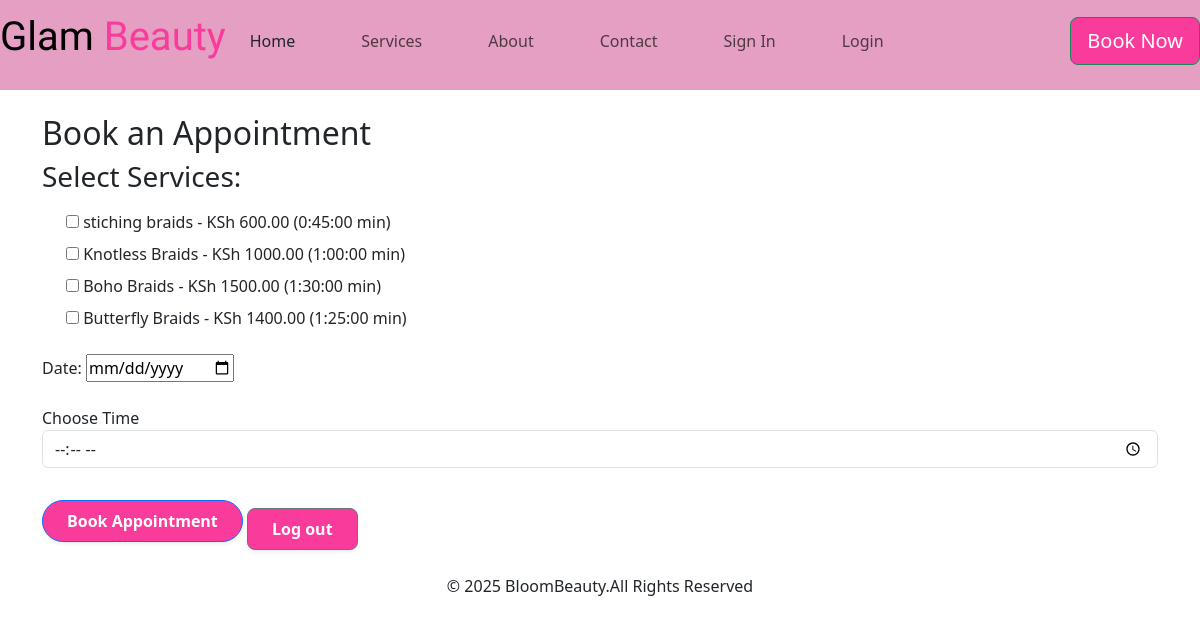
/book/ (signed in), run on the app's committed database.
### cosmetics/models.py (models this page shows, shortened)
class Service(models.Model):
    name = models.CharField(max_length=200)
    description = models.TextField(null=True, blank=True)
    price = models.DecimalField(max_digits=8, decimal_places=2)
    duration = models.DurationField()

### cosmetics/views.py (the view, shortened to what this page needs)
# urls.py: path('book/', views.book, name='book'),
@login_required
def book(request):
    services = Service.objects.all()  # fetch all services from DB
    return render(request, "book.html", {"services": services})

### cosmetics/templates/book.html (shortened to what this page needs)
{% extends "base.html" %}
{% block content %}
<div class="container mt-4">
    <h2>Book an Appointment</h2>
  <form method="POST" action="{% url 'book' %}">
    <h3 class="mb-3">Select Services:</h3>
    <div class="mb-4">
    {% for service in services %}
    <div class="form-check mb-2">
        <label>
            <input type="checkbox" name="services" value="{{ service.id }}">
            {{ service.name }} - KSh {{ service.price }} ({{ service.duration }} min)
        </label><br>
    </div>
    {% endfor %}
   </div>
  <div class="mb-4">
    <label for="date">Date:</label>
    <input type="date" id="date" name="date" required><br>
    </div>
   <div class="mb-4">
        <label for="time">Choose Time</label>
        <input type="time" id="time" name="time" class="form-control" required>
    </div>
    <button  type="submit" class="btn btn-primary px-4 py-2 fw-bold shadow-sm rounded-pill">Book Appointment</button>
    <a class="btn btn-secondary px-4 py-2 fw-semibold mt-3 rounded-3 shadow-sm" href="{% url 'logout' %}">Log out</a>
</form>
</div>
{% endblock %}

### cosmetics/static/style.css (style rules this page uses)
:root { --bs-secondary: #ff6347; --bs-secondary-bg-rgb: 255, 99, 71; }
.btn { background-color: #f93c9b; ; }

### data on the page
Service: name "stiching braids", price "600.00", duration "0:45:00"
Service: name "Knotless Braids", price "1000.00", duration "1:00:00"
Service: name "Boho Braids", price "1500.00", duration "1:30:00"
Service: name "Butterfly Braids", price "1400.00", duration "1:25:00"
